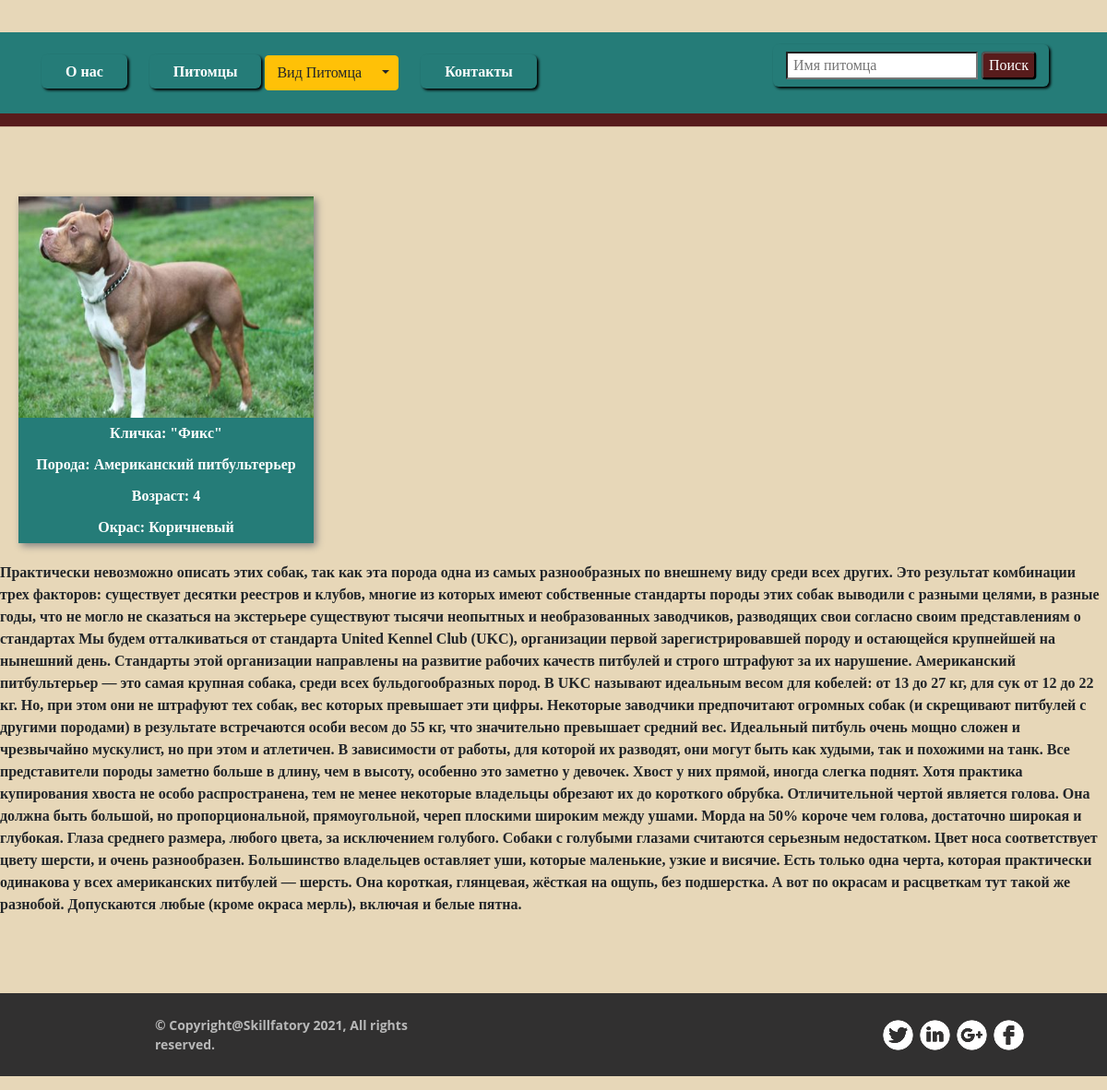
The app's page /pets/2ab70c1e-8781-4603-90d2-6da836e047f2 with its own data.
### pets/models.py (models this page shows, shortened)
class Pet(models.Model):
    id = models.UUIDField(primary_key=True, default=uuid.uuid4, verbose_name="Регистрационный номер")
    name = models.CharField(max_length=50, verbose_name='Кличка')
    age = models.SmallIntegerField(null=True, verbose_name='Возраст')
    type_of_animal = models.CharField(max_length=12, null=True, choices=Type.TYPE_ANIMALS, verbose_name='Вид животного')
    breed = models.ForeignKey(Breed, on_delete=models.SET_NULL, null=True, verbose_name='Порода')
    color = models.CharField(max_length=12, null=True, choices=Color.COLORS, verbose_name='Окрас')
    data = models.DateField(auto_now_add=True, null=True, verbose_name='Дата поступления')
    description = models.TextField(null=True, verbose_name='Описание')
    foto = models.ImageField(upload_to='foto_pet', blank=True, verbose_name='Фото')
    class Meta:
        verbose_name_plural = 'Питомцы'
        verbose_name = 'питомец'
        ordering = [ 'name' ]

class Breed(models.Model):
    title = models.CharField(max_length=50, verbose_name='Порода')
    class Meta:
        verbose_name_plural = 'Породы'
        verbose_name = 'порода'
    def __str__(self):
        return self.title

### pets/views.py (the view)
# urls.py: path('pets/<str:pk>', PetView.as_view()),
class PetView(DetailView):
    model = Pet

### pets/templates/pets/pet_detail.html
{% extends "layout/basic.html" %}
{% block content %}
<div class="pet">
    <img class="foto" src="{{ pet.foto.url }}" alt="">
    <p class="name">Кличка: "{{ pet.name }}"</p>
    <p class="name">Порода: {{ pet.breed }}</p>
    <p class="name">Возраст: {{ pet.age }}</p>
    <p class="name">Окрас: {{ pet.color }}</p>
</div>
    <p>{{ pet.description }}</p>
{% endblock %}

### pets/static/CSS/style.css (style rules this page uses)
.pet { display: flex; max-width: 320px; flex-direction: column; align-items: center; margin: 20px 20px; background-color: rgb(37, 124, 120); box-shadow: 3px 3px 8px gray; }
.foto { width: 320px; height: 240px; }
.name { margin: 5px; color: white; }

### records on screen
Pet: foto (picture), name "Фикс", breed "Американский питбультерьер", age "4", color "Коричневый", description "Практически невозможно описать этих собак, так как эта порода одна из самых разнообразных по внешнему виду среди всех других. Это результат комбинации трех факторов: существует десятки реестров и клубов, многие из которых имеют собственные стандарты породы этих собак выводили с разными целями, в разные годы, что не могло не сказаться на экстерьере существуют тысячи неопытных и необразованных заводчиков, разводящих свои согласно своим представлениям о стандартах Мы будем отталкиваться от стандарта United Kennel Club (UKC), организации первой зарегистрировавшей породу и остающейся крупнейшей на нынешний день. Стандарты этой организации направлены на развитие рабочих качеств питбулей и строго…"
